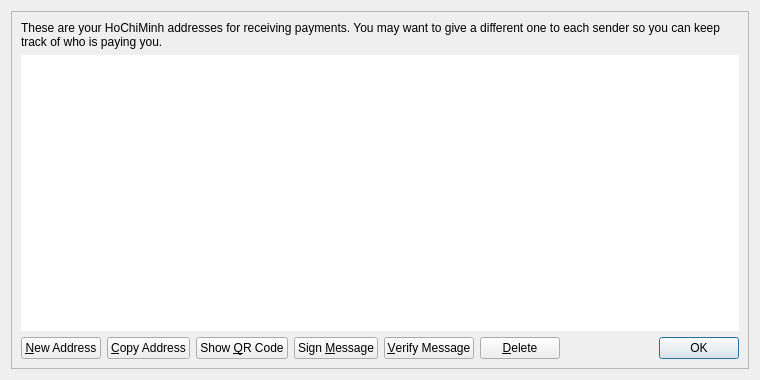
<?xml version="1.0" encoding="UTF-8"?>
<ui version="4.0">
 <class>AddressBookPage</class>
 <widget class="QWidget" name="AddressBookPage">
  <property name="geometry">
   <rect>
    <x>0</x>
    <y>0</y>
    <width>760</width>
    <height>380</height>
   </rect>
  </property>
  <property name="windowTitle">
   <string>Address Book</string>
  </property>
  <layout class="QVBoxLayout" name="verticalLayout_2">
   <item>
    <widget class="QFrame" name="frameMain">
     <property name="frameShape">
      <enum>QFrame::StyledPanel</enum>
     </property>
     <property name="frameShadow">
      <enum>QFrame::Raised</enum>
     </property>
     <layout class="QVBoxLayout" name="verticalLayout">
      <item>
       <widget class="QLabel" name="labelExplanation">
        <property name="text">
         <string>These are your HoChiMinh addresses for receiving payments. You may want to give a different one to each sender so you can keep track of who is paying you.</string>
        </property>
        <property name="textFormat">
         <enum>Qt::PlainText</enum>
        </property>
        <property name="wordWrap">
         <bool>true</bool>
        </property>
       </widget>
      </item>
      <item>
       <widget class="QTableView" name="tableView">
        <property name="contextMenuPolicy">
         <enum>Qt::CustomContextMenu</enum>
        </property>
        <property name="toolTip">
         <string>Double-click to edit address or label</string>
        </property>
        <property name="frameShape">
         <enum>QFrame::NoFrame</enum>
        </property>
        <property name="tabKeyNavigation">
         <bool>false</bool>
        </property>
        <property name="alternatingRowColors">
         <bool>true</bool>
        </property>
        <property name="selectionMode">
         <enum>QAbstractItemView::SingleSelection</enum>
        </property>
        <property name="selectionBehavior">
         <enum>QAbstractItemView::SelectRows</enum>
        </property>
        <property name="sortingEnabled">
         <bool>true</bool>
        </property>
        <attribute name="verticalHeaderVisible">
         <bool>false</bool>
        </attribute>
       </widget>
      </item>
      <item>
       <layout class="QHBoxLayout" name="horizontalLayout">
        <item>
         <widget class="QPushButton" name="newAddressButton">
          <property name="toolTip">
           <string>Create a new address</string>
          </property>
          <property name="text">
           <string>&amp;New Address</string>
          </property>
          <property name="icon">
           <iconset resource="../bitcoin.qrc">
            <normaloff>:/icons/add</normaloff>:/icons/add</iconset>
          </property>
         </widget>
        </item>
        <item>
         <widget class="QPushButton" name="copyToClipboard">
          <property name="toolTip">
           <string>Copy the currently selected address to the system clipboard</string>
          </property>
          <property name="text">
           <string>&amp;Copy Address</string>
          </property>
          <property name="icon">
           <iconset resource="../bitcoin.qrc">
            <normaloff>:/icons/editcopy</normaloff>:/icons/editcopy</iconset>
          </property>
         </widget>
        </item>
        <item>
         <widget class="QPushButton" name="showQRCode">
          <property name="text">
           <string>Show &amp;QR Code</string>
          </property>
          <property name="icon">
           <iconset resource="../bitcoin.qrc">
            <normaloff>:/icons/qrcode</normaloff>:/icons/qrcode</iconset>
          </property>
         </widget>
        </item>
        <item>
         <widget class="QPushButton" name="signMessage">
          <property name="toolTip">
           <string>Sign a message to prove you own a HoChiMinh address</string>
          </property>
          <property name="text">
           <string>Sign &amp;Message</string>
          </property>
          <property name="icon">
           <iconset resource="../bitcoin.qrc">
            <normaloff>:/icons/edit</normaloff>:/icons/edit</iconset>
          </property>
         </widget>
        </item>
        <item>
         <widget class="QPushButton" name="verifyMessage">
          <property name="toolTip">
           <string>Verify a message to ensure it was signed with a specified HoChiMinh address</string>
          </property>
          <property name="text">
           <string>&amp;Verify Message</string>
          </property>
          <property name="icon">
           <iconset resource="../bitcoin.qrc">
            <normaloff>:/icons/transaction_0</normaloff>:/icons/transaction_0</iconset>
          </property>
         </widget>
        </item>
        <item>
         <widget class="QPushButton" name="deleteButton">
          <property name="toolTip">
           <string>Delete the currently selected address from the list</string>
          </property>
          <property name="text">
           <string>&amp;Delete</string>
          </property>
          <property name="icon">
           <iconset resource="../bitcoin.qrc">
            <normaloff>:/icons/remove</normaloff>:/icons/remove</iconset>
          </property>
         </widget>
        </item>
        <item>
         <spacer name="horizontalSpacer">
          <property name="orientation">
           <enum>Qt::Horizontal</enum>
          </property>
          <property name="sizeHint" stdset="0">
           <size>
            <width>40</width>
            <height>20</height>
           </size>
          </property>
         </spacer>
        </item>
        <item>
         <widget class="QDialogButtonBox" name="buttonBox">
          <property name="sizePolicy">
           <sizepolicy hsizetype="Maximum" vsizetype="Fixed">
            <horstretch>0</horstretch>
            <verstretch>0</verstretch>
           </sizepolicy>
          </property>
          <property name="standardButtons">
           <set>QDialogButtonBox::Ok</set>
          </property>
         </widget>
        </item>
       </layout>
      </item>
     </layout>
    </widget>
   </item>
  </layout>
 </widget>
 <resources>
  <include location="../bitcoin.qrc"/>
 </resources>
 <connections/>
</ui>
